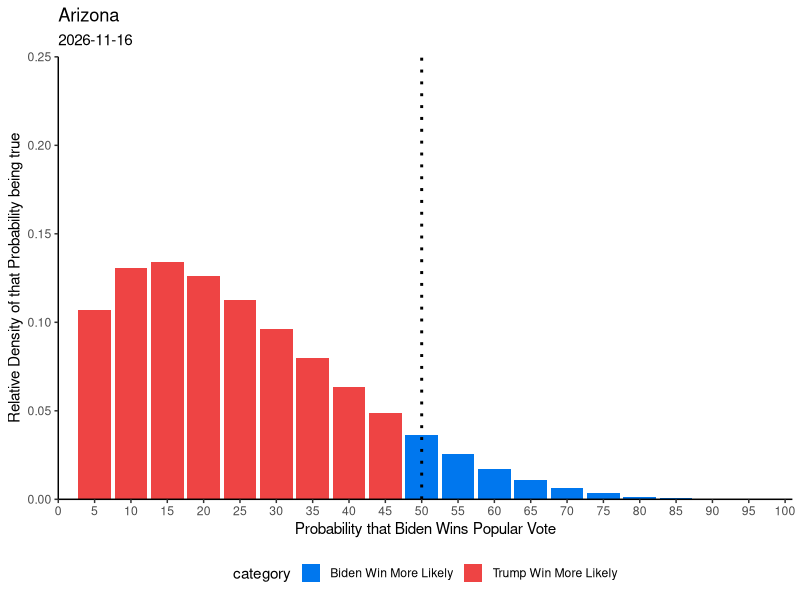
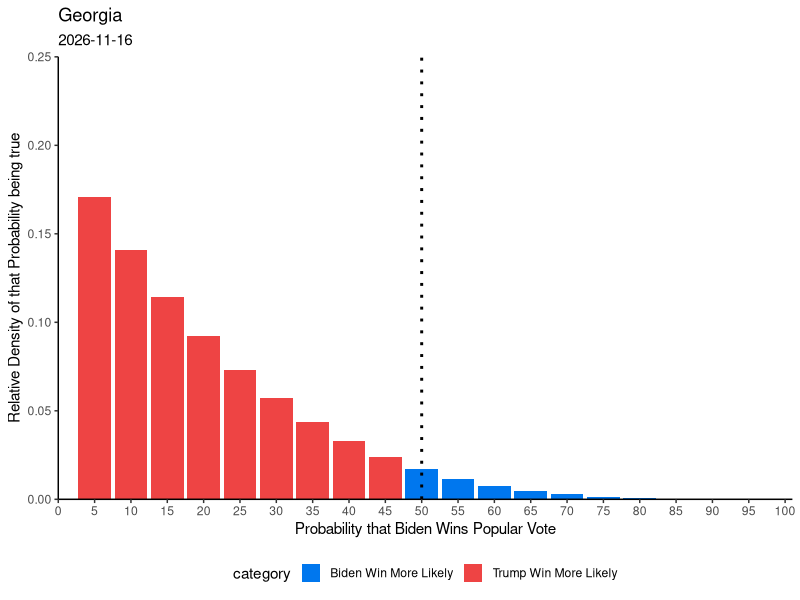
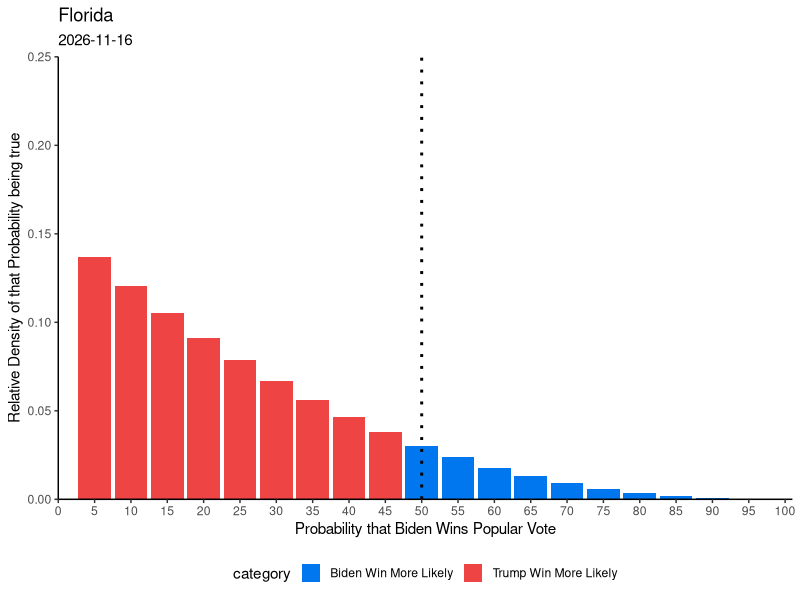
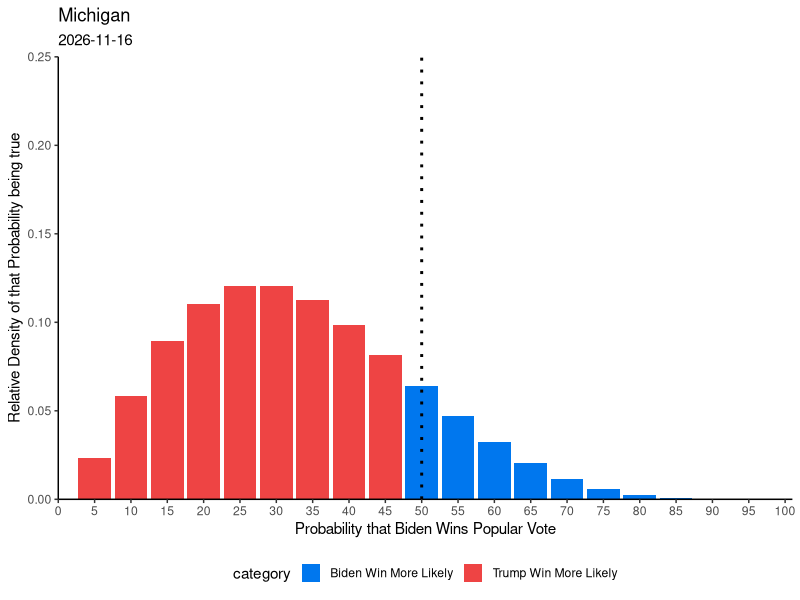
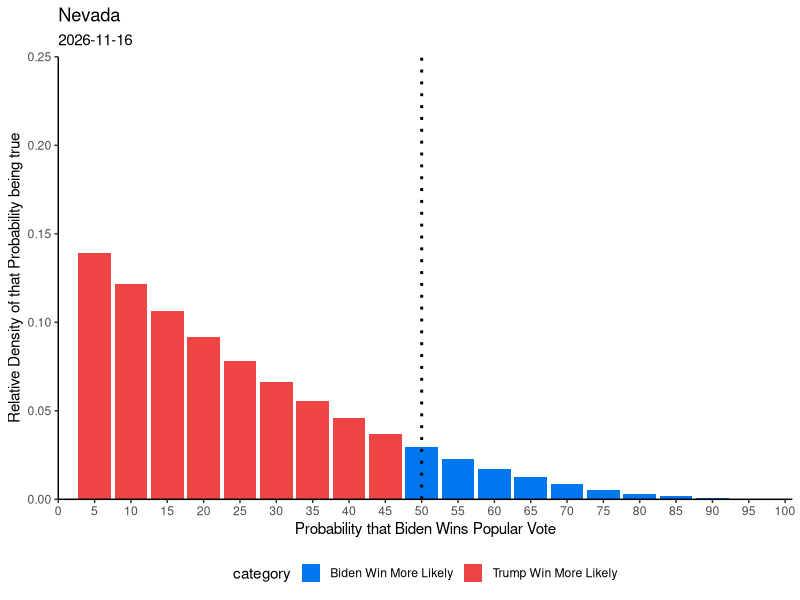
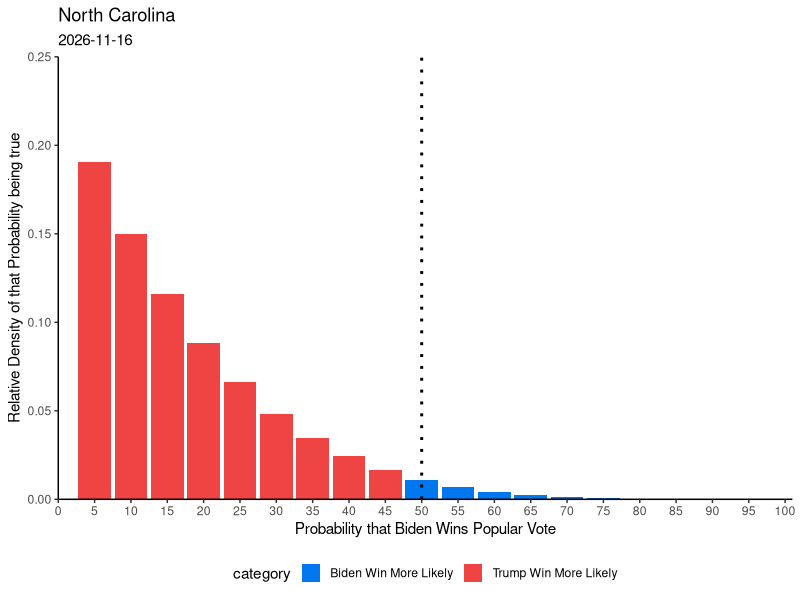
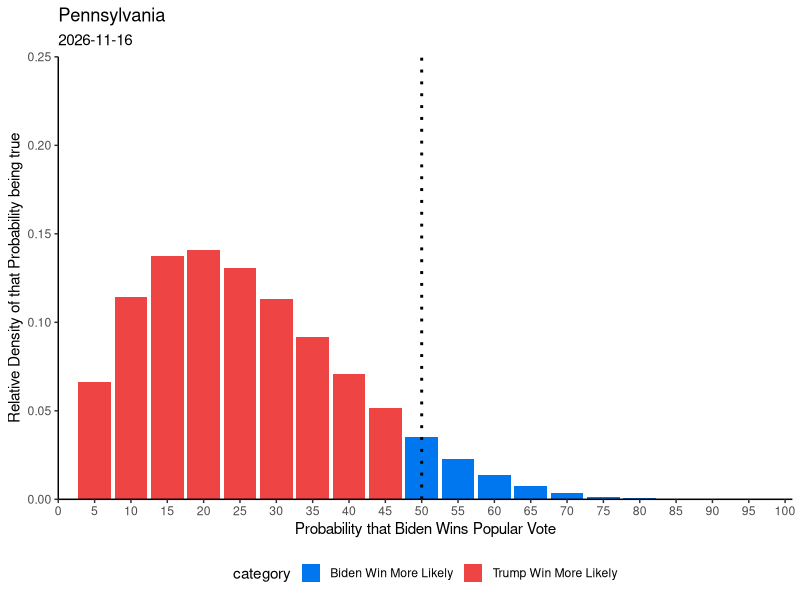
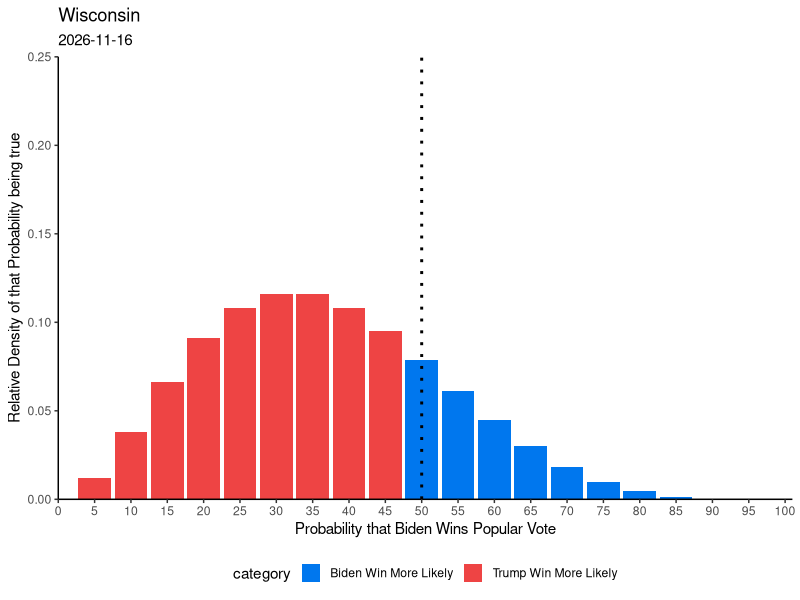

Reproduce these figures in R, in order.
library(data.table)
library(ggplot2)


state_plots <- function(state, date, data, w, l){

  data$density <- data$p**w*(1-data$p)**l# * factorial(w+l+1)/(factorial(w)*factorial(l))
  data$density <- data$density / sum(data$density)
  data$category <- fifelse(data$p < 0.5, "Trump Win More Likely", "Biden Win More Likely")
  data$category <- as.character(data$category)

  # max value
  # data[order(-ways)][1,1]


  # plotting
  g <- ggplot(data, aes(x=as.integer(p*100), y=density))+
  geom_col(aes(fill=category), size=1.5)+
  scale_fill_manual(values=c(
    "Trump Win More Likely"="#ee4444",
    "Biden Win More Likely"="#0077ee"
  ))+
  #geom_vline(xintercept = as.numeric(data[order(-density)][1,1]), linetype="dotted", color="#666666", size=1)+
  geom_vline(xintercept = 50, color="#000000", size=1, linetype="dotted")+
  theme_bw()+
  xlab("Probability that Biden Wins Popular Vote")+
  ylab("Relative Density of that Probability being true")+
  theme(legend.position = "bottom")+
  scale_x_continuous(breaks=seq(0,100,5),expand = c(0,0), limits=c(0,101))+
  scale_y_continuous(expand=c(0,0), limits=c(0,0.25))+
  theme(axis.line = element_line(color='black'),
        plot.background = element_blank(),
        panel.grid.major = element_blank(),
        panel.grid.minor = element_blank(),
        panel.border = element_blank())+
  labs(title=state, subtitles=date)
  #ggsave(filename = paste(state, date,'png'), g)
  g
}

date <- Sys.Date()

data <- data.table(p=c(0:20)/20)

state_plots(       "Arizona", date, data, 0.59, 3.80)
ggsave(paste("Arizona", date, ".png"))

state_plots(       "Georgia", date, data, 0.00, 3.59)
ggsave(paste("Georgia", date, ".png"))

state_plots(       "Florida", date, data, 0.00, 2.35)
ggsave(paste("Florida", date, ".png"))

state_plots(     "Michigan", date, data, 1.67, 4.42)
ggsave(paste("Michigan", date, ".png"))

state_plots(        "Nevada", date, data, 0, 2.42)
ggsave(paste("Nevada", date, ".png"))

state_plots("North Carolina", date, data, 0, 4.49)
ggsave(paste("North Carolina", date, ".png"))

state_plots(  "Pennsylvania", date, data, 1.20,5.29)
ggsave(paste("Pennsylvania", date, ".png"))

state_plots(     "Wisconsin", date, data, 1.97, 4.15)
ggsave(paste("Wisconsin", date, ".png"))
